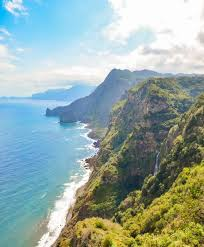
#> input picture img.jpeg, 204 x 247 px
$ python Deepika.py
#> lines starting #> are read from the running program, lines starting #| are printed output that depends on the picture
#!/usr/bin/env python
# coding: utf-8

# In[2]:


import cv2
house_color_image = cv2.imread('img.jpeg')
#> house_color_image is the input picture: shape (247, 204, 3); mean B, G, R 165.5, 169.8, 149.1
cv2.imshow('Original image',house_color_image)
#BGR 2 HSV
hsv_image = cv2.cvtColor(house_color_image, cv2.COLOR_BGR2HSV)
#> hsv_image: shape (247, 204, 3); mean H, S, V 68.8, 76.8, 183.5
cv2.imshow('BGR2HSV',hsv_image)
#RGB 2 HSV
hsv_image1 = cv2.cvtColor(house_color_image, cv2.COLOR_RGB2HSV)
#> hsv_image1: shape (247, 204, 3); mean H, S, V 47.9, 76.8, 183.5
cv2.imshow('RGB2HSV',hsv_image1)
# BGR 2 GRAY
gray_image = cv2.cvtColor(house_color_image, cv2.COLOR_BGR2GRAY)
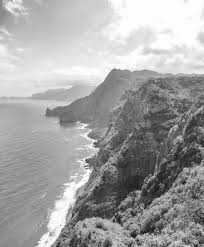
#> gray_image: shape (247, 204); min 7, max 255, mean 163.1
cv2.imshow('BGR2GRAY',gray_image)
# RGB 2 GRAY
gray_image1 = cv2.cvtColor(house_color_image, cv2.COLOR_RGB2GRAY)
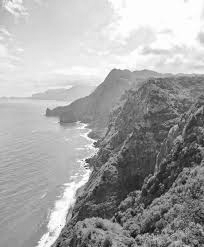
#> gray_image1: shape (247, 204); min 5, max 255, mean 166.2
cv2.imshow('RGB2GRAY',gray_image1)

cv2.waitKey(0)
cv2.destroyAllWindows()


# In[4]:


import cv2
sun_color_image = cv2.imread('img.jpeg')
cv2.imshow('Original image', sun_color_image)
hsv_image = cv2.cvtColor(sun_color_image, cv2.COLOR_HSV2RGB)
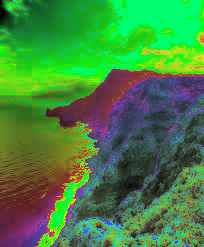
#> hsv_image: shape (247, 204, 3); mean R, G, B 67.9, 132.1, 64.9
cv2.imshow('HSV2RGB' ,hsv_image )
gray_image1 = cv2.cvtColor (sun_color_image, cv2.COLOR_HSV2BGR)
#> gray_image1: shape (247, 204, 3)
cv2.imshow('HSV2BGR', gray_image1)
cv2.waitKey(0)
cv2. destroyAllWindows()


# In[5]:


import cv2
sun_color_image = cv2.imread('img.jpeg')
cv2.imshow('Original image', sun_color_image)
gray_image1 = cv2.cvtColor (sun_color_image, cv2.COLOR_RGB2YCrCb)
#> gray_image1: shape (247, 204, 3); mean of channels 0, 1, 2 166.2, 127.5, 118.4
cv2.imshow('RGB2YCrCb', gray_image1)
gray_image1 = cv2.cvtColor (sun_color_image, cv2.COLOR_BGR2YCrCb)
#> gray_image1: shape (247, 204, 3); mean of channels 0, 1, 2 163.1, 118, 129.3
cv2.imshow('BGR2YCrCb', gray_image1)
cv2.waitKey(0)
cv2. destroyAllWindows()


# In[ ]:


import cv2
image = cv2.imread('img.jpeg')
blue=image[:,:,0]
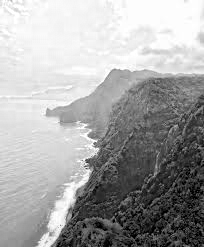
#> blue: shape (247, 204); min 0, max 255, mean 165.5
green=image[:,:,1]
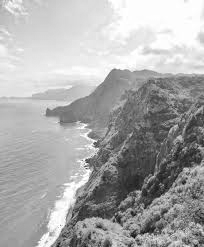
#> green: shape (247, 204); min 5, max 255, mean 169.8
red=image[:,:,2]
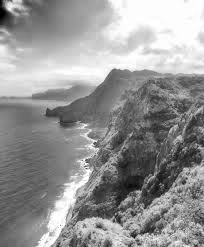
#> red: shape (247, 204); min 0, max 255, mean 149.1
cv2.imshow('B-Channel',blue)
cv2.imshow('G-Channel',green)
cv2.imshow('R-Channel',red)
merged_BGR=cv2.merge((blue,green,red))
cv2.imshow('Merged BGR Image',merged_BGR)
cv2.waitKey(0)
#> (the run stopped early here; a loop or call above may not have finished)
